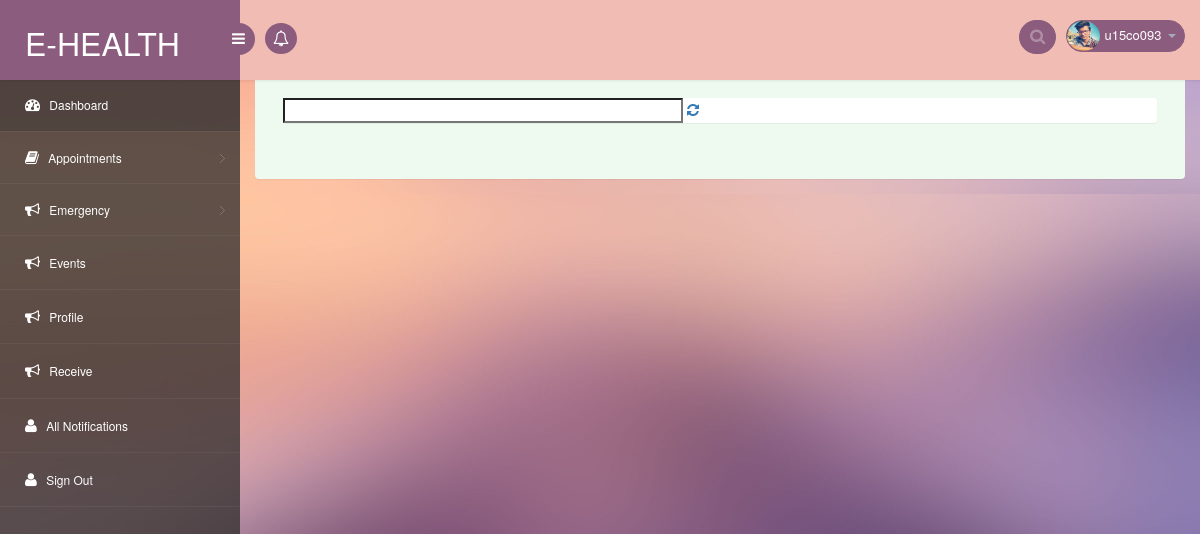
Page /receive.php (signed in) on the committed database.
### tables this page shows
CREATE TABLE `users` (
  `id` int(11) NOT NULL,
  `username` varchar(100) NOT NULL,
  `email` varchar(255) NOT NULL,
  `password` varchar(255) DEFAULT NULL,
  `phone` varchar(13) DEFAULT NULL,
  `emer1` varchar(13) DEFAULT NULL,
  `emer2` varchar(13) DEFAULT NULL,
  `addr` text,
  `dob` date DEFAULT NULL,
  `avatar` varchar(255) NOT NULL,
  `aadhar` int(12) DEFAULT NULL,
  `hash` varchar(255) NOT NULL,
  `active` int(11) NOT NULL DEFAULT '0',
  `pincode` int(6) DEFAULT NULL,
  `bloodgroup` varchar(3) DEFAULT NULL,
  `medicalHis` text,
  `infoUpdated` int(11) NOT NULL DEFAULT '0',
  `user_type` int(11) NOT NULL
);

### receive.php (the view, shortened to what this page needs)
<?php include('includes/header.php'); ?>
<section id="main-content">
    <section class="wrapper" style="margin-top: 0px;margin-bottom: 0px;">
        <div class="typo-agile">
            <div class="grid_3 grid_4 w3layouts">
                <h3 class="hdg">Receive | Select Hospital</h3>
                <div class="bs-example">
                 <div class="panel panel-default" >
                    <input id="pac-input" class="controls" type="text" placeholder="SearchBox">
                    <a href="" onclick="initAutocomplete();"><i class="fa fa-refresh"></i></a>
                    <br>
                </div>
            </div>
        </div>
    </div>
</section>
<div id="map"></div>
</section>

### includes/header.php (shortened to what this page needs)
<?php include("includes/connection.php"); ?>
<!DOCTYPE html>
<head>
<link rel="stylesheet" href="css/bootstrap.min.css" >
<link href="css/style.css" rel='stylesheet' type='text/css' />
<link href="css/style-responsive.css" rel="stylesheet"/>
<link rel="stylesheet" href="css/font.css" type="text/css"/>
<link href="css/font-awesome.css" rel="stylesheet">
<link rel="stylesheet" href="css/morris.css" type="text/css"/>
<link rel="stylesheet" href="css/monthly.css">
<link rel="stylesheet" href="css/bootstrap.css">
<link rel="stylesheet" href="css/custom.css">
</head>
<body>
<section id="container">
<header class="header fixed-top clearfix">
<div class="brand">
    <a href="index.html" class="logo">E-Health</a>
    <div class="sidebar-toggle-box">
        <div class="fa fa-bars"></div>
    </div>
</div>
<div class="nav notify-row" id="top_menu">
    <ul class="nav top-menu">
        <li id="header_notification_bar" class="dropdown">
            <a data-toggle="dropdown" class="dropdown-toggle" id="dropdownMenuButton" href="#">
                <i class="fa fa-bell-o"></i>
            </a>
        </li>
    </ul>
</div>
<div class="top-nav clearfix">
    <ul class="nav pull-right top-menu">
        <li>
            <input type="text" class="form-control search" placeholder=" Search">
        </li>
        <?php
            $uid = $_SESSION['uid'];
            $query = "SELECT * FROM users WHERE id={$uid}";
            $result = mysqli_query($conn,$query);
            $row = mysqli_fetch_assoc($result);
        ?>
        <li class="dropdown">
            <a data-toggle="dropdown" class="dropdown-toggle" href="#">
                <img alt="" src="images/avatars/<?php echo $row['avatar']?>" width='30px' height='30px'>
                <span class="username"><?php echo $row['username']?></span>
                <b class="caret"></b>
            </a>
        </li>
    </ul>
</div>
</header>
<aside>
    <div id="sidebar" class="nav-collapse">
        <div class="leftside-navigation">
            <ul class="sidebar-menu" id="nav-accordion">
                <li>
                    <a class="active" href="home.php">
                        <i class="fa fa-dashboard"></i>
                        <span>Dashboard</span>
                    </a>
                </li>
                <li class="sub-menu">
                    <a href="javascript:;">
                        <i class="fa fa-book"></i>
                        <span>Appointments</span>
                    </a>
                </li>
                <li class="sub-menu">
                    <a href="javascript:;">
                        <i class="fa fa-bullhorn"></i>
                        <span>Emergency</span>
                    </a>
                </li>
                <li>
                    <a href="events.php">
                        <i class="fa fa-bullhorn"></i>
                        <span>Events</span>
                    </a>
                </li>
                <li>
                    <a href="profile.php">
                        <i class="fa fa-bullhorn"></i>
                        <span>Profile</span>
                    </a>
                </li>
                <?php if(isset($_SESSION['drid'])) : ?>
                    <li>
                        <a href="receive.php">
                            <i class="fa fa-bullhorn"></i>
                            <span>Receive</span>
                        </a>
                    </li>
                <?php endif; ?>
                <li>
                    <a href="allnotifications.php">
                        <i class="fa fa-user"></i>
                        <span>All Notifications</span>
                    </a>
                </li>
                <li>
                    <a href="signout.php">
                        <i class="fa fa-user"></i>
                        <span>Sign Out</span>
                    </a>
                </li>
            </ul>            </div>
    </div>
</aside>

### css/style.css (style rules this page uses)
h4, h5, h6, h1, h2, h3 { margin: 0; }
ul, ol { margin: 0; }
html, body { font-family: 'Roboto', sans-serif; font-size: 100%; overflow-x: hidden; background: url(../images/bg.jpg) no-repeat 0px 0px; background-size:cover; }
body a { transition: 0.5s all ease; -webkit-transition: 0.5s all ease; -moz-transition: 0.5s all ease; -o-transition: 0.5s all ease; -ms-transition: 0.5s all ease; text-decoration:none; }
h1,h2,h3,h4,h5,h6 { margin:0; }
ul,label { margin:0; padding:0; }
#sidebar { width:240px; height:100%; position:fixed; background:rgba(52, 48, 48, 0.78); -webkit-transition:all .3s ease-in-out; -moz-transition:all .3s ease-in-out; -o-transition:all .3s ease-in-out; transition:all .3s ease-in-out; }
#sidebar ul li { position: relative; }
.leftside-navigation,.right-stat-bar { height: 100%; }
ul.sidebar-menu,ul.sidebar-menu li ul.sub { margin:-2px 0 0; padding:0; }
ul.sidebar-menu { padding-top:80px; }
ul.sidebar-menu li { border-bottom:1px solid rgba(255,255,255,0.05); }
ul.sidebar-menu li.sub-menu { line-height:15px; }
ul.sidebar-menu li a span { display:inline-block; }
ul.sidebar-menu li a { color:#fff; text-decoration:none; display:block; padding:18px 0 18px 25px; font-size:12px; outline:none; -webkit-transition:all 0.3s ease; -moz-transition:all 0.3s ease; -o-transition:all 0.3s ease; -ms-transition:all 0.3s ease; transition:all 0.3s ease; }
ul.sidebar-menu li a.active, ul.sidebar-menu li a:hover, ul.sidebar-menu li a:focus { background: rgba(40, 40, 46, 0.28); color: #fff; display: block; -webkit-transition: all 0.3s ease; -moz-transition: all 0.3s ease; -o-transition: all 0.3s ease; -ms-transition: all 0.3s ease; transition: all 0.3s ease; }
ul.sidebar-menu li a i { font-size:15px; padding-right:6px; }
ul.sidebar-menu li a.active i { color:#fff; }
#main-content { margin-left:240px; -webkit-transition:all .3s ease-in-out; -moz-transition:all .3s ease-in-out; -o-transition:all .3s ease-in-out; transition:all .3s ease-in-out; }
.header { left:0; right:0; z-index:1002; background:rgb(240, 188, 180); -webkit-transition:all .3s ease-in-out; -moz-transition:all .3s ease-in-out; -o-transition:all .3s ease-in-out; transition:all .3s ease-in-out; }
.fixed-top { position:fixed; box-shadow:1px 0 3px rgba(0,0,0,.15); }
.wrapper { display:inline-block; margin-top:80px; padding:15px; width:100%; }
.brand { background:#8b5c7e; float:left; width:240px; height:80px; position:relative; }
a.logo { font-size:32px; color:#fff; float:left; margin:20px 0 0 25px; text-transform:uppercase; }
#top_menu .nav>li,ul.top-menu>li { float:left; }
.notify-row { float:left; margin-top:23px; margin-left:25px; }
ul.top-menu { margin-right:15px; margin-top: 0; }
ul.top-menu > li > a { color: #fff; font-size: 16px; background: #8b5c7e; padding: 4px 8px; margin-right: 15px; border-radius: 50%; -webkit-border-radius: 50%; padding-right: 8px !important; }
.top-nav { margin-top:20px; }
.top-nav img { border-radius:50%; -webkit-border-radius:50%; width:33px; }
.top-nav .username { font-size:13px; color:#fff; }
.top-nav ul.top-menu>li>a { border-radius: 100px; -webkit-border-radius: 100px; padding: 0px; background: none; margin-right: 0; border: 1px solid #8b5c7e; background: #8b5c7e; }
.top-nav ul.top-menu>li { margin-left:10px; }
.top-nav .nav .caret { border-bottom-color:#A4AABA; border-top-color:#A4AABA; }
.search { width: 20px; -webkit-transition: all .3s ease; -moz-transition: all .3s ease; -ms-transition: all .3s ease; -o-transition: all .3s ease; transition: all .3s ease; border: 1px solid #8b5c7e; box-shadow: none; background: #8b5c7e url(../images/search-icon.png) no-repeat 10px 8px; padding: 0 5px 0 30px; color: #fff; border-radius: 100px; -webkit-border-radius: 100px; cursor:pointer; }
.sidebar-toggle-box { float:left; margin-top:23px; margin-left:-15px; background:#8b5c7e; border-radius:50%; -webkit-border-radius:50%; width:32px; height:32px; position:absolute; right:-15px; }
.sidebar-toggle-box .fa-bars { cursor:pointer; display:inline-block; font-size:15px; padding:8px 8px 8px 9px; color:#fff; }
.panel { border: none ! important; }
.typo-agile { background: #eef9f0; padding: 2em; border-radius: 4px; -webkit-box-shadow: 0 1px 1px rgba(0,0,0,.05); box-shadow: 0 1px 1px rgba(0,0,0,.05); }
.grid_3 { margin-bottom:2em; }
.grid_4 { background:none; }
.grid_5 h3, .grid_5 h2, .grid_5 h1, .grid_5 h4, .grid_5 h5, h3.hdg, h3.bars { margin-bottom: 1em; color: #b64d99; font-size: 26px; letter-spacing: 2px; }

### rows in the picture
users: avatar (picture), username "u15co093"
